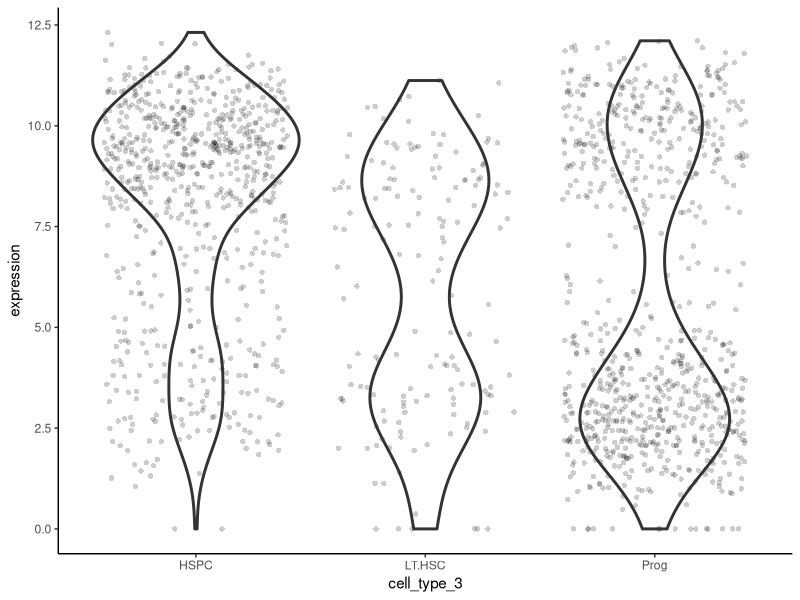
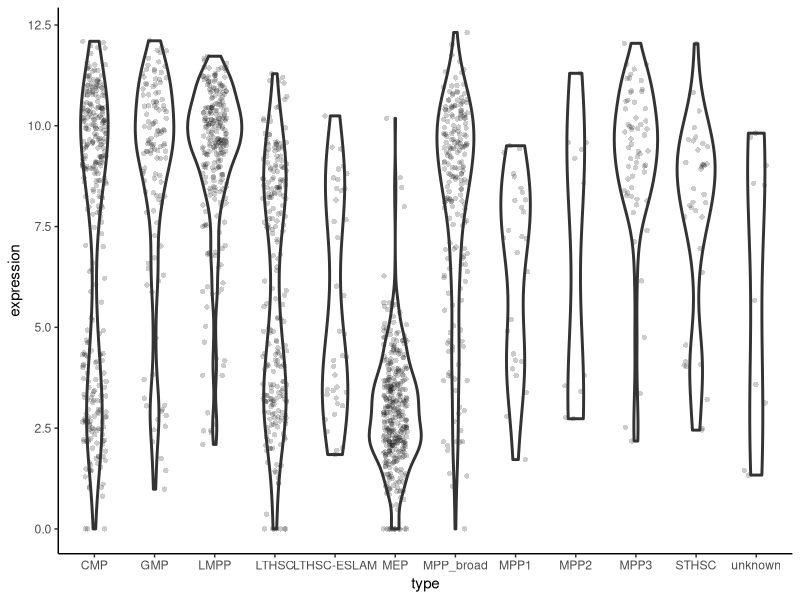

The R source for these figures, in order:
## ---- chunk 1
#| echo: false
library(tidyverse)
## ---- chunk 2
# 🐭 import the three datasets
lthsc <- read_csv("data-raw/surfaceome_lthsc.csv")
hspc <- read_csv("data-raw/surfaceome_hspc.csv")
prog <- read_csv("data-raw/surfaceome_prog.csv")
## ---- chunk 3
#| echo: false
# number of columns in each dataset
nlthsc <- ncol(lthsc) - 1
nhspc <- ncol(hspc) - 1
nprog <- ncol(prog) - 1
ntotal <- nlthsc + nhspc + nprog
## ---- chunk 4
#  combine the three datasets
cell_expr <- hspc |>
  left_join(prog, 
            by = "ensembl_gene_id") |> 
  left_join(lthsc, 
            by = "ensembl_gene_id")
## ---- chunk 5
# 🐭 import the gene information
gene_info <- read_csv("results/hspc_prog_results.csv") |> 
  select(ensembl_gene_id, external_gene_name, description)
## ---- chunk 6
# 🐭 join the gene information to the cell_expr data
cell_expr <- cell_expr |> 
  left_join(gene_info, 
            by = "ensembl_gene_id")
## ---- chunk 7
# 🐭 import 
cell <- read_csv("data-raw/er_cell_types.csv")

## ---- chunk 8
cell |> 
  group_by(type) |>
  count()
## ---- chunk 9
# 🐭 pivot the cell_expr data
cell_expr_long <- cell_expr |> 
  pivot_longer(cols = -c(ensembl_gene_id, 
                         external_gene_name, 
                         description),
               names_to = "cell_id", 
               values_to = "expression")
## ---- chunk 10
cell_expr_long <- cell_expr_long |> 
  extract(cell_id, 
          remove = FALSE,
          c("cell_type_3", "cell_number"),
          "([a-zA-Z.]{4, 6})_([0-9]{3})")
## ---- chunk 11
cell_expr_long <- cell_expr_long |> 
  left_join(cell |> select(cell_id, type), 
            by = "cell_id")
## ---- chunk 12
# 🐭 plot the expression of Emb in each cell type
cell_expr_long |> 
  filter(external_gene_name == "Emb") |> 
  ggplot(aes(x = cell_type_3, y = expression)) +
  geom_jitter(width = 0.4, alpha = 0.2, pch = 16) +
  geom_violin(fill = NA, linewidth = 1) +
  theme_classic()
## ---- chunk 13
# 🐭 plot the expression of Emb in each cell type
cell_expr_long |> 
  filter(external_gene_name == "Emb") |> 
  ggplot(aes(x = type, y = expression)) +
  geom_jitter(width = 0.2, alpha = 0.2, pch = 16) +
  geom_violin(fill = NA, linewidth = 1) +
  theme_classic()
